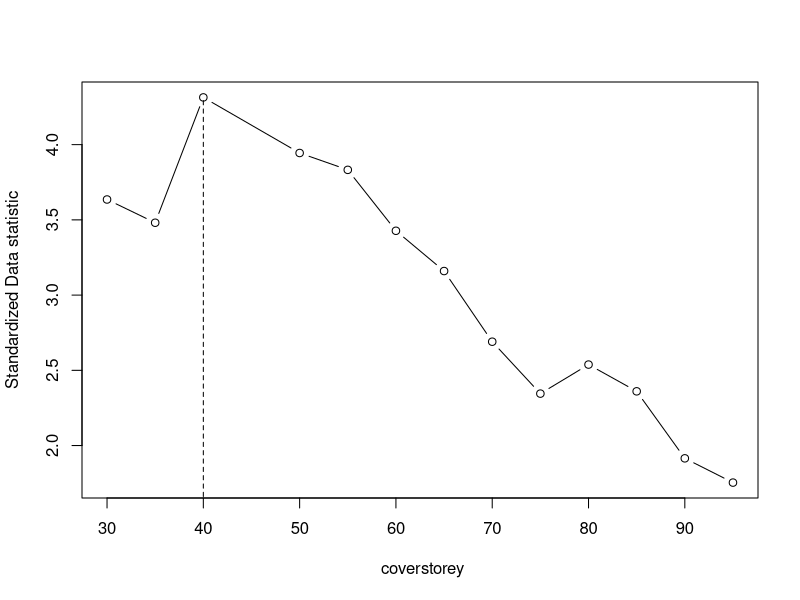

This figure's R source:
library(maxstat)


### Name: treepipit
### Title: Tree Pipit Data
### Aliases: treepipit
### Keywords: datasets

### ** Examples


mod <- maxstat.test(counts ~ coverstorey, data = treepipit, 
                    smethod = "Data", pmethod = "HL", minprop = 0.2,
                    maxprop = 0.8)
print(mod)
plot(mod)
